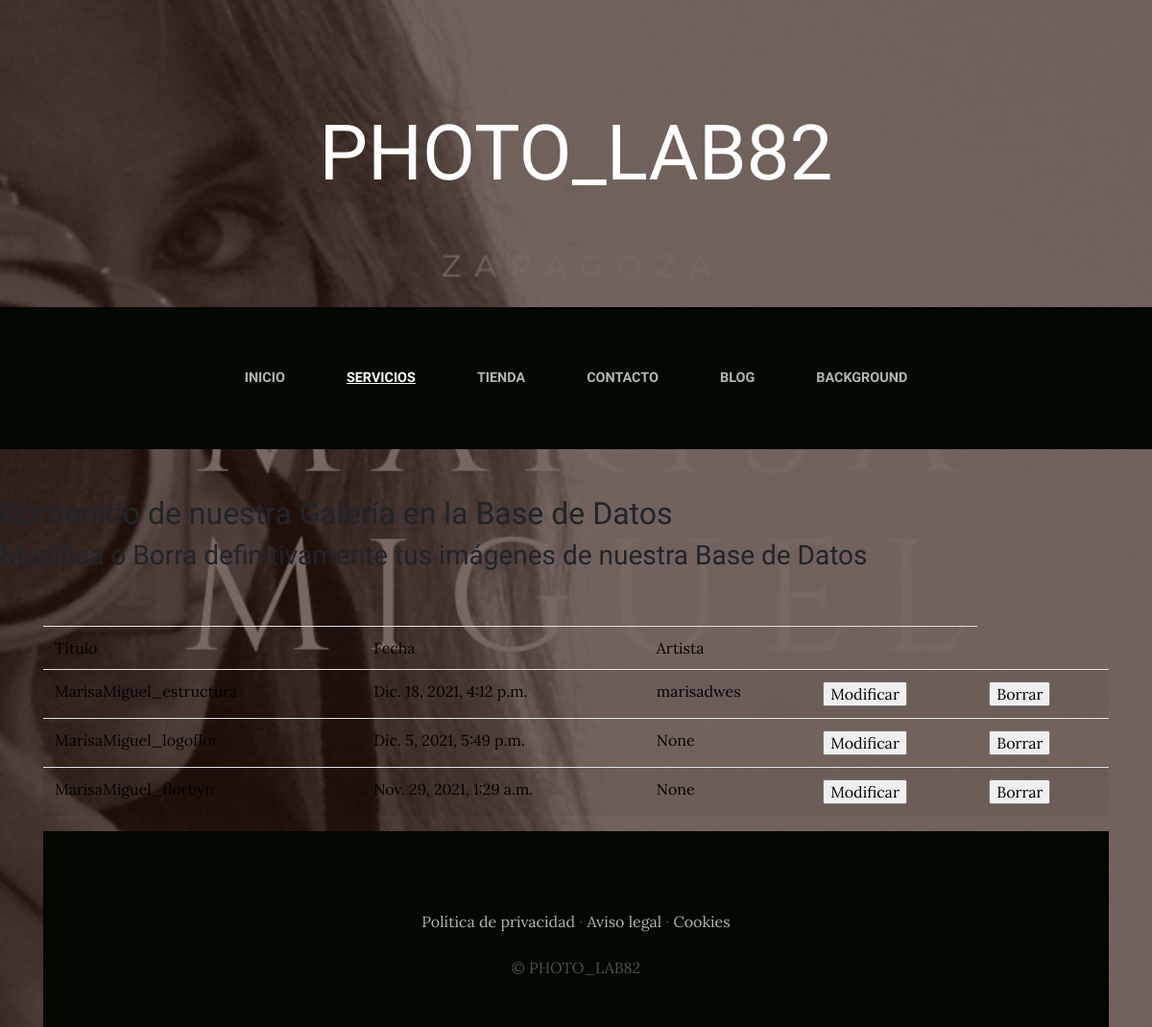
The page /imagenes/listar on the database as committed earlier.
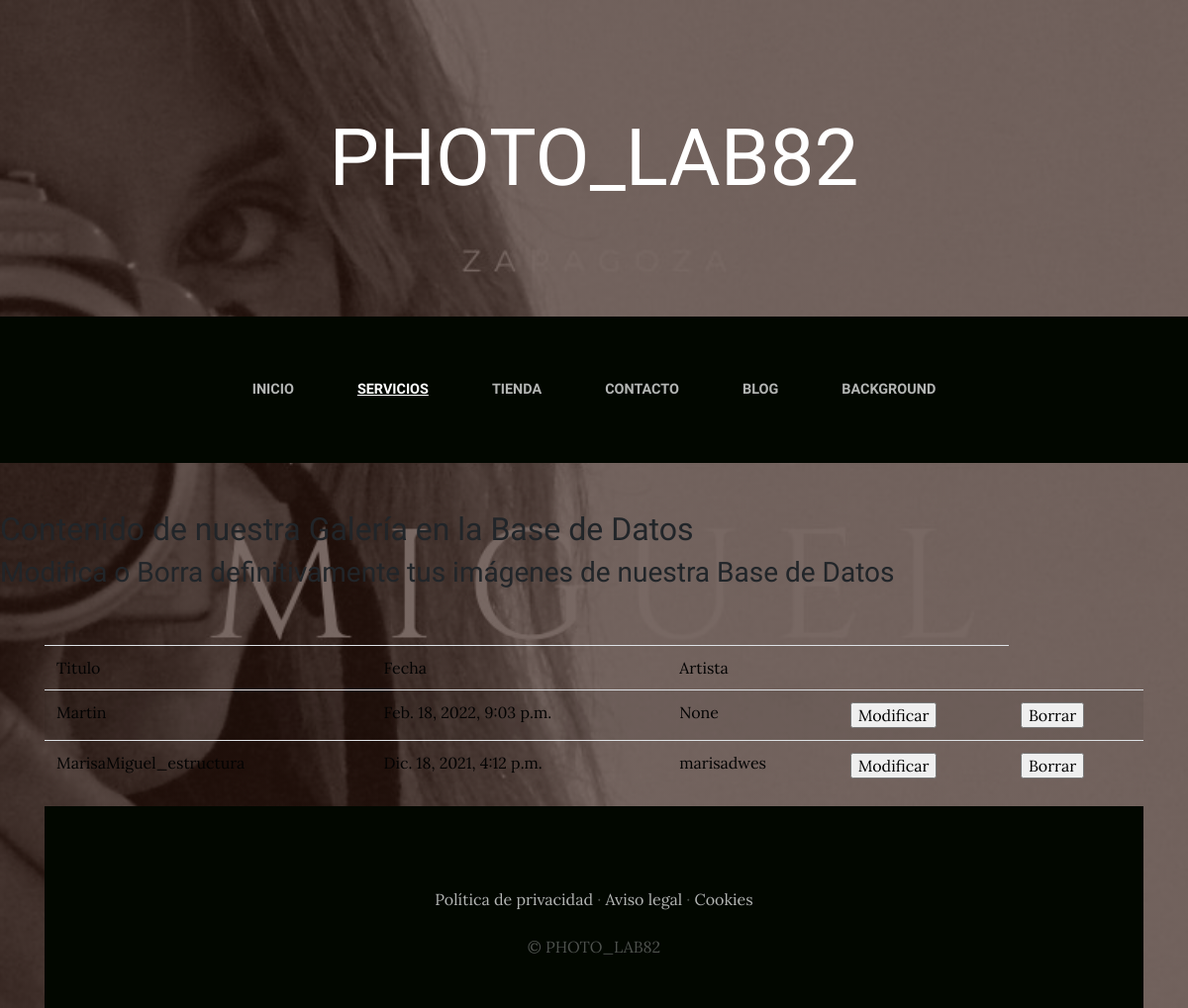
The same page on the database as committed later.
### imagenes/models.py (models this page shows, shortened)
class Imagen(models.Model):
    titulo = models.CharField(max_length=255, verbose_name='título')
    file = models.ImageField(upload_to="imagenes/%Y/%m/%d/", verbose_name='imagen',
        height_field= 'alto', width_field='ancho')
    ancho = models.IntegerField(editable=False, default=0)
    alto = models.IntegerField(editable=False, default=0)
    fecha_subida = models.DateTimeField(verbose_name='Fecha de subida', auto_now_add=True,
        db_index=True, blank=True, null=True)
    subida_por = models.ForeignKey(
        settings.AUTH_USER_MODEL, verbose_name='Subida por usuario',
        null=True, blank=True, editable=False,
        on_delete=models.SET_NULL
    )
    class Meta:
            verbose_name='imagen'
            verbose_name_plural='imagenes'

### imagenes/views.py (the view)
# urls.py: path('listar', views.ImagenesListView.as_view(),
class ImagenesListView(ListView):
    model = Imagen
    template_name = 'imagenes/imagenes_list.html'
    context_object_name = 'imagenes'
    paginate_by = 10
    ordering = ['-fecha_subida']

### imagenes/templates/imagenes/imagenes_list.html (shortened to what this page needs)
{% extends "base.html" %}
{% block content %}
<br><br>
<h2 style=" font-family: 'Raleway';">Contenido de nuestra Galería en la Base de Datos</h2>
<h3 style=" font-family: 'Raleway';">Modifica o Borra definitivamente tus imágenes de nuestra Base de Datos</h3>
    <div class="container">
      <br>
      <table class="table table-striped" style="color: rgb(3, 3, 3);" style="width: 100%; opacity: 0.3;">
        <thead>
          <tr>
            <td >Titulo</td>
            <td >Fecha</td>
            <td >Artista</td>
            <td></td>
          </tr>
        </thead>
          {% for img in imagenes %}
            <tr>
              <td>{{img.titulo}}</td>
              <td>{{img.fecha_subida}}</td>
              <td>{{img.subida_por}}</td>
              <td><img src="{{  img.image_field.url  }}"></img><a href="{% url 'modificarimagen' img.id %}"><input type="button" value="Modificar"> </td>
              <td><img src="{{ img.image_field.url }}"></img><a href="{% url 'borrarimagen' img.id %}"><input type="button" value="Borrar"> </td>
            </tr>
          {% endfor %}
      </table>
{% endblock%}

### ProyectoWeb/templates/base.html (shortened to what this page needs)
<html>
<head>
  {% load static %}
    <link href="{% static 'ProyectoWebApp/vendor/bootstrap/css/bootstrap.min.css' %}" rel="stylesheet">
    <link href="{% static 'ProyectoWebApp/css/gestion.css' %}" rel="stylesheet">
</head>
<body>
    <h1 class="site-heading text-center text-white d-none d-lg-block">
        <span class="site-heading-lower" id="titulo" onmouseenter="cambiar(this)" onmouseout="cambiar1(this)">PHOTO_LAB82</span>
    </h1>
 <nav class="navbar navbar-expand-lg navbar-dark py-lg-4" id="mainNav">
    <div class="container">
      <div class="collapse navbar-collapse" id="navbarResponsive" style="height: 100px;margin-top: 0%;">
        <ul class="navbar-nav mx-auto">
          <li class="nav-item {% if request.path == '/' %}active{% endif %} px-lg-4">
            <a class="nav-link text-uppercase text-expanded" href="{% url 'home'%}">inicio</a>
          </li>
          <li class="nav-item {% if request.path == '/servicios/' %}active{% endif %}active px-lg-4">
            <a class="nav-link text-uppercase text-expanded" href="{% url 'servicios'%}">servicios</a>
          </li>
          <li class="nav-item {% if request.path == '/tienda/' %}active{% endif %} px-lg-4">
            <a class="nav-link text-uppercase text-expanded" href="{% url 'tienda'%}">tienda</a>
          </li>
          <li class="nav-item {% if request.path == '/contacto/' %}active{% endif %} px-lg-4">
            <a class="nav-link text-uppercase text-expanded" href="{% url 'contacto'%}">contacto</a>
          </li>
          <li class="nav-item {% if request.path == '/blog/' %}active{% endif %}px-lg-4">
            <a class="nav-link text-uppercase text-expanded" href="{% url 'blog'%}">blog</a>
          </li>
          <li class="nav-item {% if request.path == '/imagenes/' %}active{% endif %}px-lg-4">
            <a class="nav-link text-uppercase text-expanded" href="{% url 'imagenes'%}">Background</a>
          </li>
        </ul>
      </div>
    </div>
  </nav>
   {% block content %}
   {% endblock %}
    <footer class="footer text-faded text-center py-5">
      <div class="container">
        <p class="m-0 mbt">
        	<a href="sample.html" class="link">Política de privacidad</a> ·
        	<a href="sample.html" class="link">Aviso legal</a> ·
        	<a href="sample.html" class="link">Cookies</a>
		</p>
        <p class="m-0 mbt1">&copy; PHOTO_LAB82</p>
      </div>
	</footer>
</body>
</html>

### ProyectoWebApp/static/ProyectoWebApp/css/gestion.css (style rules this page uses)
body { font-family: 'Lora'; background: linear-gradient(rgba(47, 23, 15, 0.65), rgba(47, 23, 15, 0.65)), url("../img/bg_main.jpg"); background-attachment: fixed; background-position: center; background-size: cover; }
h1, h2, h3, h4, h5, h6 { font-family: 'Raleway'; }
p { line-height: 1.75; }
.text-faded { color: rgba(255, 255, 255, 0.3); }
.site-heading { margin-top: 5rem; margin-bottom: 5rem; text-transform: uppercase; line-height: 1; font-family: 'Raleway'; }
.site-heading .site-heading-lower { font-size: 5rem; font-weight: 100; line-height: 10rem; }
#mainNav { background-color: rgb(2, 7, 0); font-family: 'Raleway'; }
#mainNav .navbar-nav .nav-item .nav-link { color: rgba(255, 255, 255, 0.7); font-weight: 800; }
#mainNav .navbar-nav .nav-item.active .nav-link { color: #ffffff; text-decoration: underline; }
@media (min-width: 992px) { #mainNav .navbar-nav .nav-item .nav-link { font-size: 0.9rem; } }
.footer { background-color: rgba(2, 7,0); }
.mbt { padding-top: 2rem; }
.mbt1 { padding-top: 1.25rem; }
a.link { color: rgba(255, 255, 255, 0.7); }

Rows that differ between the two databases and show on the page:
removed Imagen: titulo "MarisaMiguel_logoflor", fecha_subida "Dic. 5, 2021, 5:49 p.m.", subida_por "None"
removed Imagen: titulo "MarisaMiguel_florbyn", fecha_subida "Nov. 29, 2021, 1:29 a.m.", subida_por "None"
added Imagen: titulo "Martin", fecha_subida "Feb. 18, 2022, 9:03 p.m.", subida_por "None"
